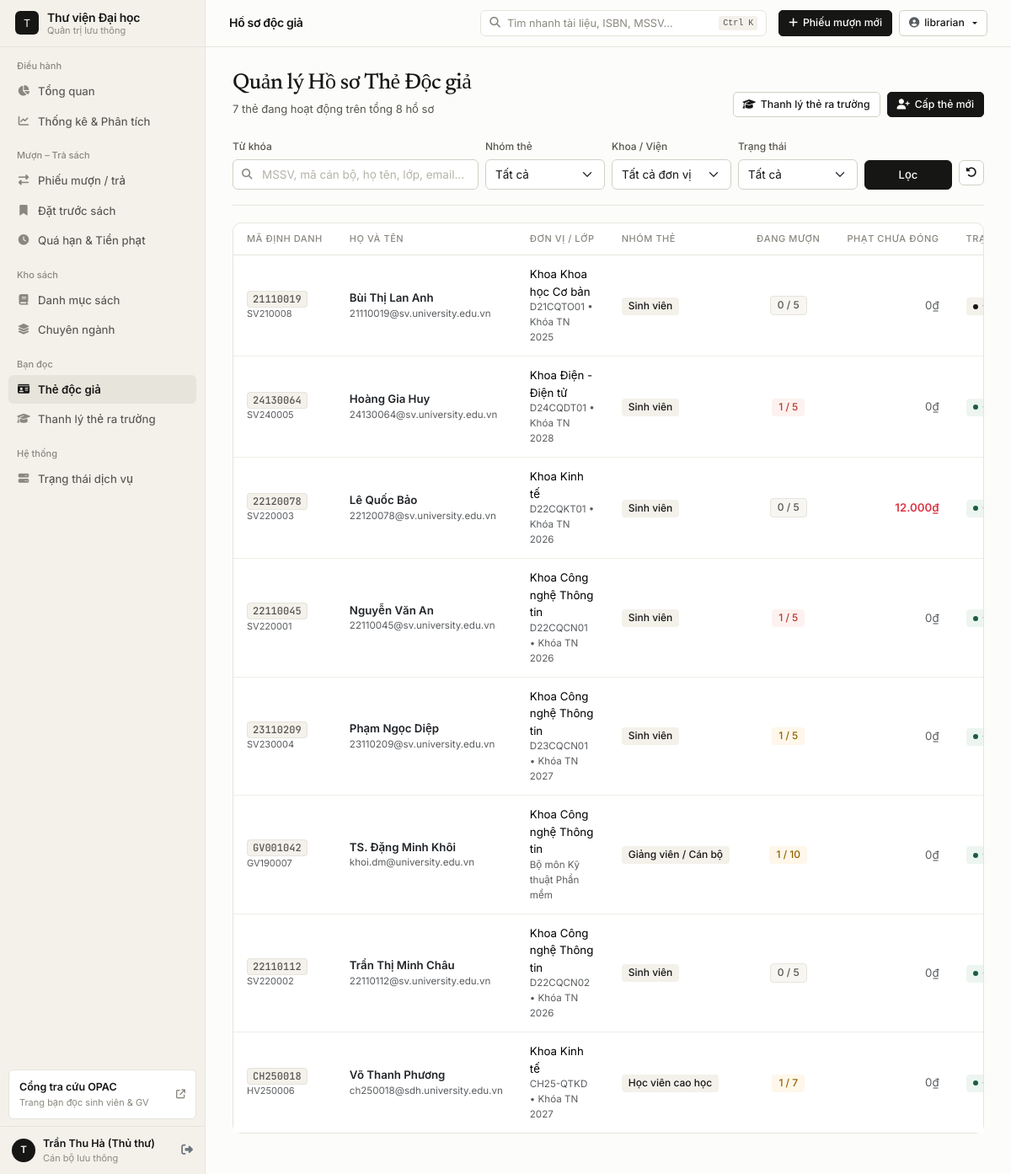
Page /members/ (signed in) on the committed database.
### app/models/user.py (models this page shows, shortened)
class User(UserMixin, db.Model):
    __tablename__ = 'users'
    id = db.Column(db.Integer, primary_key=True)
    username = db.Column(db.String(80), unique=True, nullable=False, index=True)
    email = db.Column(db.String(150), unique=True, nullable=False, index=True)
    password_hash = db.Column(db.String(300), nullable=False)
    full_name = db.Column(db.String(200), nullable=False)
    role = db.Column(db.String(20), default='librarian')  # admin, librarian
    avatar = db.Column(db.String(300))
    is_active = db.Column(db.Boolean, default=True)
    last_login = db.Column(db.DateTime)
    created_at = db.Column(db.DateTime, default=datetime.utcnow)
    updated_at = db.Column(db.DateTime, default=datetime.utcnow, onupdate=datetime.utcnow)
    loans_processed = db.relationship('Loan', backref='librarian', lazy='dynamic', foreign_keys='Loan.librarian_id')
    @property
    def is_admin(self):
        return self.role == 'admin'

### app/models/member.py (models this page shows, shortened)
class Member(db.Model):
    __tablename__ = 'members'
    id = db.Column(db.Integer, primary_key=True)
    member_code = db.Column(db.String(20), unique=True, nullable=False, index=True)
    student_id = db.Column(db.String(30), unique=True, index=True)  # MSSV / Mã cán bộ bắt buộc
    full_name = db.Column(db.String(200), nullable=False, index=True)
    email = db.Column(db.String(150), unique=True, nullable=False, index=True)
    phone = db.Column(db.String(20))
    address = db.Column(db.Text)
    date_of_birth = db.Column(db.Date)
    id_card = db.Column(db.String(20))  # CCCD/CMND
    gender = db.Column(db.String(10), default='other')  # male, female, other
    member_type = db.Column(db.String(20), default='student')  # student, postgrad, lecturer
    faculty = db.Column(db.String(150))  # Khoa / Viện
    class_name = db.Column(db.String(60))  # Lớp / Bộ môn
    cohort = db.Column(db.String(30))  # Khóa học (VD: K22)
    graduation_year = db.Column(db.Integer)  # Năm dự kiến tốt nghiệp
    clearance_date = db.Column(db.Date)  # Ngày xác nhận hoàn trả sách ra trường
    status = db.Column(db.String(20), default='active')  # active, suspended, graduated, inactive
    membership_start = db.Column(db.Date, default=date.today)
    membership_end = db.Column(db.Date)
    avatar = db.Column(db.String(300))
    notes = db.Column(db.Text)
    total_fine = db.Column(db.Float, default=0)
    created_at = db.Column(db.DateTime, default=datetime.utcnow)
    updated_at = db.Column(db.DateTime, default=datetime.utcnow, onupdate=datetime.utcnow)
    loans = db.relationship('Loan', backref='member', lazy='dynamic')
    reservations = db.relationship('Reservation', backref='member', lazy='dynamic')
    @property
    def is_student_group(self):
        return self.member_type in ('student', 'postgrad')
    @property
    def active_loans_count(self):
        from app.models.loan import Loan
        return self.loans.filter_by(status='borrowed').count()
    @property
    def overdue_loans_count(self):
        from app.models.loan import Loan
        return self.loans.filter(Loan.status == 'borrowed', Loan.due_date < date.today()).count()
    @property
    def unpaid_fine(self):
        from sqlalchemy import func
        from app.models.loan import Loan
        val = db.session.query(func.sum(Loan.fine_amount)).filter(
            Loan.member_id == self.id,
            Loan.fine_paid == False,
            Loan.fine_amount > 0,
        ).scalar()
        return float(val or 0)
    @property
    def max_loans_allowed(self):
        return {'student': 5, 'postgrad': 7, 'lecturer': 10}.get(self.member_type, 5)
    @property
    def can_graduate(self):
        if not self.is_student_group:
            return False
        return self.active_loans_count == 0 and self.unpaid_fine <= 0

### app/web/members.py (the view)
@members_bp.route('/')
@login_required
def index():
    page = request.args.get('page', 1, type=int)
    search = request.args.get('search', '')
    status = request.args.get('status', '')
    member_type = request.args.get('type', '')
    faculty = request.args.get('faculty', '')
    pagination = MemberService.get_all_members(
        page=page, search=search, status=status,
        member_type=member_type, faculty=faculty,
    )
    faculties = MemberService.get_faculties()
    stats = MemberService.get_statistics()
    return render_template(
        'members/index.html',
        pagination=pagination,
        members=pagination.items,
        faculties=faculties,
        stats=stats,
        search=search,
        selected_status=status,
        selected_type=member_type,
        selected_faculty=faculty,
    )

### app/models/user.py (called while the page is built)
@login_manager.user_loader
def load_user(user_id):
    user = db.session.get(User, int(user_id))
    return user if user and user.is_active else None

### app/service_access.py (called while the page is built)
def service_router(local, remote):
    class Router:
        def __getattr__(self, name):
            target = remote if current_app.config.get('USE_SERVICE_CLIENTS') else local
            return getattr(target, name)
    return Router()

### app/services/member_service.py (called while the page is built)
    @staticmethod
    def get_faculties():
        rows = db.session.query(Member.faculty).filter(
            Member.faculty.isnot(None), Member.faculty != ''
        ).distinct().order_by(Member.faculty).all()
        return [r[0] for r in rows]

### app/templates/members/index.html (shortened to what this page needs)
{% extends 'base.html' %}
{% block page_title %}Hồ sơ độc giả{% endblock %}
{% block content %}
<div class="section-header">
    <div>
        <h2 class="section-title">Quản lý Hồ sơ Thẻ Độc giả</h2>
        <p class="section-subtitle">{{ stats.active }} thẻ đang hoạt động trên tổng {{ stats.total }} hồ sơ</p>
    </div>
    <div class="d-flex flex-wrap gap-2">
        <a href="{{ url_for('members.clearance') }}" class="btn btn-outline-primary btn-sm">
            <i class="fas fa-graduation-cap"></i>Thanh lý thẻ ra trường
        </a>
        <a href="{{ url_for('members.create') }}" class="btn btn-primary btn-sm">
            <i class="fas fa-user-plus"></i>Cấp thẻ mới
        </a>
    </div>
</div>
<div class="filter-bar">
    <form method="GET" class="row g-2 align-items-end">
        <div class="col-lg-4 col-md-6">
            <label class="form-label">Từ khóa</label>
            <div class="search-wrapper">
                <input type="text" name="search" class="form-control" placeholder="MSSV, mã cán bộ, họ tên, lớp, email..." value="{{ search }}">
            </div>
        </div>
        <div class="col-lg-2 col-md-6">
            <label class="form-label">Nhóm thẻ</label>
            <select name="type" class="form-select">
                <option value="">Tất cả</option>
            </select>
        </div>
        <div class="col-lg-2 col-md-4">
            <label class="form-label">Khoa / Viện</label>
            <select name="faculty" class="form-select">
                <option value="">Tất cả đơn vị</option>
            </select>
        </div>
        <div class="col-lg-2 col-md-4">
            <label class="form-label">Trạng thái</label>
            <select name="status" class="form-select">
                <option value="">Tất cả</option>
            </select>
        </div>
        <div class="col-lg-2 col-md-4 d-flex gap-2">
            <button type="submit" class="btn btn-primary flex-grow-1">Lọc</button>
            <a href="{{ url_for('members.index') }}" class="btn btn-outline-secondary btn-icon" title="Đặt lại"><i class="fas fa-rotate-left"></i></a>
        </div>
    </form>
</div>
{% if members %}
<div class="card">
    <div class="table-responsive">
        <table class="table table-hover">
            <thead>
                <tr>
                    <th>Mã định danh</th>
                    <th>Họ và tên</th>
                    <th>Đơn vị / Lớp</th>
                    <th>Nhóm thẻ</th>
                    <th class="text-center">Đang mượn</th>
                    <th class="text-end">Phạt chưa đóng</th>
                    <th>Trạng thái</th>
                </tr>
            </thead>
            <tbody>
                {% for member in members %}
                <tr>
                    <td class="text-nowrap">
                        <code>{{ member.student_id or member.member_code }}</code>
                        <div class="text-muted" style="font-size:11px">{{ member.member_code }}</div>
                    </td>
                    <td>
                        <a href="{{ url_for('members.detail', member_id=member.id) }}" class="fw-semibold text-decoration-none text-dark">
                            {{ member.full_name }}
                        </a>
                        <div class="text-muted small">{{ member.email }}</div>
                    </td>
                    <td>
                        <div>{{ member.faculty or '—' }}</div>
                        <div class="text-muted small">
                            {{ member.class_name or '' }}{% if member.graduation_year %} • Khóa TN {{ member.graduation_year }}{% endif %}
                        </div>
                    </td>
                    <td><span class="status-pill pill-indigo">{{ member.member_type | member_type_label }}</span></td>
                    <td class="text-center">
                        <span class="status-pill {% if member.overdue_loans_count > 0 %}pill-rose{% elif member.active_loans_count > 0 %}pill-amber{% else %}pill-slate{% endif %}">
                            {{ member.active_loans_count }} / {{ member.max_loans_allowed }}
                        </span>
                    </td>
                    <td class="text-end text-nowrap">
                        {% if member.unpaid_fine > 0 %}
                        <span class="fw-semibold text-danger">{{ member.unpaid_fine | vnd }}</span>
                        {% else %}
                        <span class="text-muted">0₫</span>
                        {% endif %}
                    </td>
                    <td>{{ member.status | status_badge | safe }}</td>
                </tr>
                {% endfor %}
            </tbody>
        </table>
    </div>
</div>
{% endif %}
{% endblock %}

### app/templates/base.html (shortened to what this page needs)
<!DOCTYPE html>
<html lang="vi">
<head>
    <link href="https://cdn.jsdelivr.net/npm/bootstrap@5.3.2/dist/css/bootstrap.min.css" rel="stylesheet">
    <link href="https://cdnjs.cloudflare.com/ajax/libs/font-awesome/6.5.0/css/all.min.css" rel="stylesheet">
    <link href="{{ url_for('static', filename='css/library.css') }}" rel="stylesheet">
</head>
<body data-shell="staff">
<aside id="sidebar">
    <div class="sidebar-brand">
        <a href="{{ url_for('dashboard.index') }}">
            <div class="brand-mark">T</div>
            <div>
                <div class="brand-name">Thư viện Đại học</div>
                <div class="brand-caption">Quản trị lưu thông</div>
            </div>
        </a>
    </div>
    <div class="sidebar-scroll">
        <div class="nav-group-label">Điều hành</div>
        <a href="{{ url_for('dashboard.index') }}"
           class="sidebar-link {% if request.endpoint == 'dashboard.index' %}active{% endif %}">
            <i class="fas fa-chart-pie"></i>
            <span>Tổng quan</span>
        </a>
        <a href="{{ url_for('loans.reports') }}"
           class="sidebar-link {% if request.endpoint == 'loans.reports' %}active{% endif %}">
            <i class="fas fa-chart-line"></i>
            <span>Thống kê & Phân tích</span>
        </a>
        <div class="nav-group-label">Mượn – Trả sách</div>
        <a href="{{ url_for('loans.index') }}"
           class="sidebar-link {% if request.endpoint in ('loans.index', 'loans.detail', 'loans.create', 'loans.return_book') %}active{% endif %}">
            <i class="fas fa-right-left"></i>
            <span>Phiếu mượn / trả</span>
        </a>
        <a href="{{ url_for('loans.reservations') }}"
           class="sidebar-link {% if request.endpoint == 'loans.reservations' %}active{% endif %}">
            <i class="fas fa-bookmark"></i>
            <span>Đặt trước sách</span>
        </a>
        <a href="{{ url_for('loans.overdue') }}"
           class="sidebar-link {% if request.endpoint == 'loans.overdue' %}active{% endif %}">
            <i class="fas fa-clock"></i>
            <span>Quá hạn & Tiền phạt</span>
        </a>
        <div class="nav-group-label">Kho sách</div>
        <a href="{{ url_for('books.index') }}"
           class="sidebar-link {% if request.endpoint in ('books.index', 'books.detail', 'books.create', 'books.edit') %}active{% endif %}">
            <i class="fas fa-book"></i>
            <span>Danh mục sách</span>
        </a>
        <a href="{{ url_for('books.categories') }}"
           class="sidebar-link {% if request.endpoint == 'books.categories' %}active{% endif %}">
            <i class="fas fa-layer-group"></i>
            <span>Chuyên ngành</span>
        </a>
        <div class="nav-group-label">Bạn đọc</div>
        <a href="{{ url_for('members.index') }}"
           class="sidebar-link {% if request.endpoint in ('members.index', 'members.detail', 'members.create', 'members.edit') %}active{% endif %}">
            <i class="fas fa-id-card"></i>
            <span>Thẻ độc giả</span>
        </a>
        <a href="{{ url_for('members.clearance') }}"
           class="sidebar-link {% if request.endpoint == 'members.clearance' %}active{% endif %}">
            <i class="fas fa-graduation-cap"></i>
            <span>Thanh lý thẻ ra trường</span>
        </a>
        <div class="nav-group-label">Hệ thống</div>
        <a href="{{ url_for('dashboard.system_status') }}"
           class="sidebar-link {% if request.endpoint == 'dashboard.system_status' %}active{% endif %}">
            <i class="fas fa-server"></i>
            <span>Trạng thái dịch vụ</span>
        </a>
    </div>
    <a href="{{ url_for('opac.index') }}" class="sidebar-opac-card" data-no-pjax>
        <div>
            <div class="fw-semibold" style="font-size:12.5px">Cổng tra cứu OPAC</div>
            <div style="font-size:11px;color:var(--ink-muted)">Trang bạn đọc sinh viên & GV</div>
        </div>
        <i class="fas fa-arrow-up-right-from-square" style="font-size:11px;color:var(--ink-muted)"></i>
    </a>
    <div class="sidebar-footer">
        <div class="staff-chip">
            <div class="staff-avatar">{{ current_user.full_name[0]|upper }}</div>
            <div class="flex-grow-1 min-w-0">
                <div class="staff-name">{{ current_user.full_name }}</div>
                <div class="staff-role">{{ 'Quản trị hệ thống' if current_user.is_admin else 'Cán bộ lưu thông' }}</div>
            </div>
            <a href="{{ url_for('auth.logout') }}" class="text-secondary ms-1" title="Đăng xuất" data-no-pjax>
                <i class="fas fa-right-from-bracket"></i>
            </a>
        </div>
    </div>
</aside>
<div id="appMain">
    <header id="topbar">
        <h1 class="topbar-heading" id="topbarTitle">{% block page_title %}Bảng điều hành{% endblock %}</h1>
        <button type="button" class="cmd-trigger" id="cmdTrigger">
            <i class="fas fa-magnifying-glass"></i>
            <span class="cmd-label-text">Tìm nhanh tài liệu, ISBN, MSSV...</span>
            <span class="cmd-kbd">Ctrl K</span>
        </button>
        <div class="d-flex align-items-center gap-2">
            <a href="{{ url_for('loans.create') }}" class="btn btn-primary btn-sm">
                <i class="fas fa-plus"></i>
                <span class="d-none d-sm-inline">Phiếu mượn mới</span>
            </a>
            <div class="dropdown">
                <button class="btn btn-outline-secondary btn-sm dropdown-toggle" data-bs-toggle="dropdown" type="button">
                    <i class="fas fa-circle-user text-muted"></i>
                    <span class="d-none d-md-inline">{{ current_user.username }}</span>
                </button>
            </div>
        </div>
    </header>
    <main class="workspace-body" id="pageViewport">
        {% block content %}{% endblock %}
    </main>
</div>
</body>
</html>

### rows in the picture
User: full_name "T", full_name "Trần Thu Hà (Thủ thư)", role "Cán bộ lưu thông", username "librarian"
Member: student "21110019", member_code "SV210008", full_name "Bùi Thị Lan Anh", email "21110019@sv.university.edu.vn", faculty "Khoa Khoa học Cơ bản", class_name "D21CQTO01", graduation_year "2025", member_type|member_type_label "Sinh viên", active_loans_count "0", max_loans_allowed "5", shows "0₫"
Member: student "24130064", member_code "SV240005", full_name "Hoàng Gia Huy", email "24130064@sv.university.edu.vn", faculty "Khoa Điện - Điện tử", class_name "D24CQDT01", graduation_year "2028", member_type|member_type_label "Sinh viên", active_loans_count "1", max_loans_allowed "5", shows "0₫"
Member: student "22120078", member_code "SV220003", full_name "Lê Quốc Bảo", email "22120078@sv.university.edu.vn", faculty "Khoa Kinh tế", class_name "D22CQKT01", graduation_year "2026", member_type|member_type_label "Sinh viên", active_loans_count "0", max_loans_allowed "5", unpaid_fine|vnd "12.000₫"
Member: student "22110045", member_code "SV220001", full_name "Nguyễn Văn An", email "22110045@sv.university.edu.vn", faculty "Khoa Công nghệ Thông tin", class_name "D22CQCN01", graduation_year "2026", member_type|member_type_label "Sinh viên", active_loans_count "1", max_loans_allowed "5", shows "0₫"
Member: student "23110209", member_code "SV230004", full_name "Phạm Ngọc Diệp", email "23110209@sv.university.edu.vn", faculty "Khoa Công nghệ Thông tin", class_name "D23CQCN01", graduation_year "2027", member_type|member_type_label "Sinh viên", active_loans_count "1", max_loans_allowed "5", shows "0₫"
Member: student "GV001042", member_code "GV190007", full_name "TS. Đặng Minh Khôi", email "khoi.dm@university.edu.vn", faculty "Khoa Công nghệ Thông tin", class_name "Bộ môn Kỹ thuật Phần mềm", member_type|member_type_label "Giảng viên / Cán bộ", active_loans_count "1", max_loans_allowed "10", shows "0₫"
Member: student "22110112", member_code "SV220002", full_name "Trần Thị Minh Châu", email "22110112@sv.university.edu.vn", faculty "Khoa Công nghệ Thông tin", class_name "D22CQCN02", graduation_year "2026", member_type|member_type_label "Sinh viên", active_loans_count "0", max_loans_allowed "5", shows "0₫"
Member: student "CH250018", member_code "HV250006", full_name "Võ Thanh Phương", email "ch250018@sdh.university.edu.vn", faculty "Khoa Kinh tế", class_name "CH25-QTKD", graduation_year "2027", member_type|member_type_label "Học viên cao học", active_loans_count "1", max_loans_allowed "7", shows "0₫"

### other values in the picture
{{ stats.active }} "7"
{{ stats.total }} "8"
